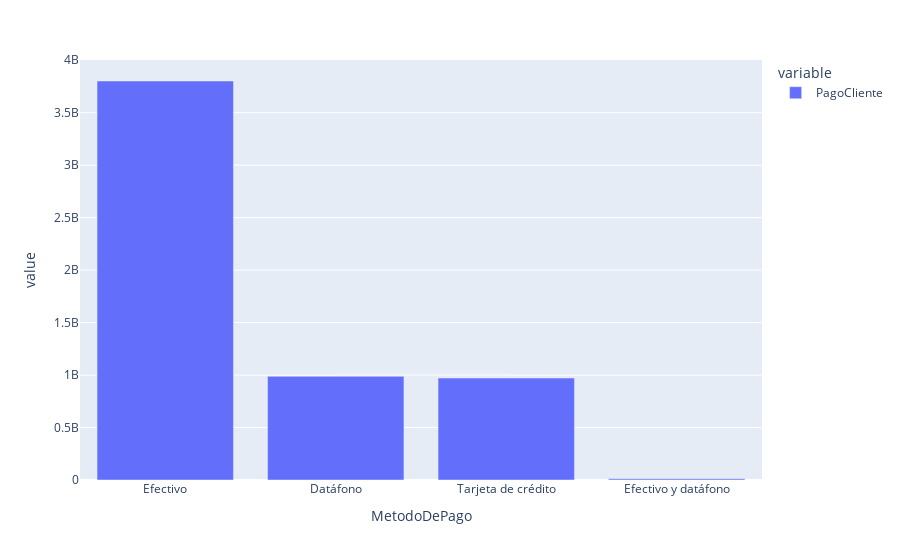

The cell this chart's notebook holds for it:
### Markdown cell above
Checking wich MetodoDePago move more cash overall

### Code cell
df.groupby('MetodoDePago')['PagoCliente'].sum().sort_values(ascending=False).plot(kind='bar')

### Figure 1 — Plotly figure (JSON) as saved in the notebook; plotly's stock layout.template omitted (floating-point values rounded to 4 significant figures)
{"data": [{"alignmentgroup": "True", "hovertemplate": "variable=PagoCliente<br>MetodoDePago=%{x}<br>value=%{y}<extra></extra>", "legendgroup": "PagoCliente", "marker": {"color": "#636efa"}, "name": "PagoCliente", "offsetgroup": "PagoCliente", "orientation": "v", "showlegend": true, "textposition": "auto", "type": "bar", "x": ["Efectivo", "Datáfono", "Tarjeta de crédito", "Efectivo y datáfono"], "xaxis": "x", "y": [3802000000.0, 987500000.0, 971341450, 11644276], "yaxis": "y"}], "layout": {"barmode": "relative", "legend": {"title": {"text": "variable"}, "tracegroupgap": 0}, "margin": {"t": 60}, "xaxis": {"anchor": "y", "domain": [0, 1], "title": {"text": "MetodoDePago"}}, "yaxis": {"anchor": "x", "domain": [0, 1], "title": {"text": "value"}}}}
